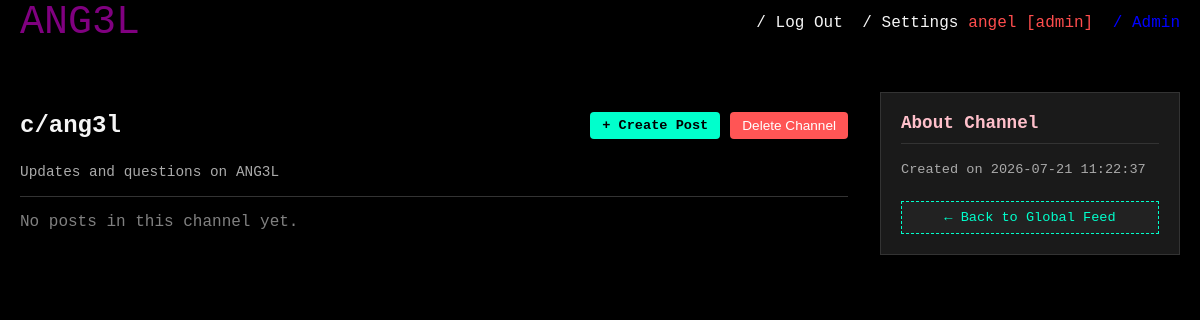
Screenshot of /c/ang3l (signed in) with the database file from the repository.
### tables this page shows
CREATE TABLE subchannels (
    id INTEGER PRIMARY KEY AUTOINCREMENT,
    name TEXT UNIQUE NOT NULL,
    description TEXT,
    created_by INTEGER,
    created_at DATETIME DEFAULT CURRENT_TIMESTAMP,
    FOREIGN KEY (created_by) REFERENCES users(id) ON DELETE SET NULL
);

### public/channel.php (the view, shortened to what this page needs)
<?php
require_once __DIR__ . '/../db.php';
$name = $_GET['name'] ?? '';
$stmt_chan = $db->prepare("SELECT * FROM subchannels WHERE name = ?");
$stmt_chan->execute([$name]);
$channel = $stmt_chan->fetch(PDO::FETCH_ASSOC);
$current_logged_in_user = $_SESSION['user_id'] ?? '';
$current_role = $_SESSION['role'] ?? '';
$stmt_posts = $db->prepare("
    SELECT p.*, u.username, u.role, c.name as channel_name,
    (SELECT vote_type FROM votes WHERE user_id = ? AND post_id = p.id) as user_vote
    FROM posts p
    JOIN users u ON p.user_id = u.id
    JOIN subchannels c ON p.subchannel_id = c.id
    WHERE p.subchannel_id = ?
    ORDER BY p.created_at DESC
");
$stmt_posts->execute([$current_logged_in_user, $channel['id']]);
$posts = $stmt_posts->fetchAll(PDO::FETCH_ASSOC);
?>
<!DOCTYPE html>
<html>
<head>
    <link rel="stylesheet" type="text/css" href="/css/header.css">
    <link rel="stylesheet" type="text/css" href="/css/index.css">
</head>
<body>
    <?php include __DIR__ . '/../includes/header.php'; ?>
    <div class="wrapper">
        <div class="feed-container">
            <div style="display: flex; justify-content: space-between; align-items: center;">
                <h2>c/<?php echo htmlspecialchars($channel['name'], ENT_QUOTES, 'UTF-8'); ?></h2>
                <div style="display: flex; gap: 10px; align-items: center;">
                    <?php if (isset($_SESSION['user_id'])): ?>
                        <a href="/create_post.php?channel=<?php echo urlencode($channel['name']); ?>" style="background: #00ffcc; color: #000; padding: 6px 12px; text-decoration: none; font-size: 0.85rem; border-radius: 4px; font-weight: bold;">+ Create Post</a>
                    <?php endif; ?>
                    <?php if ($current_role === 'admin'): ?>
                        <form action="/delete_channel.php" method="POST" onsubmit="return confirm('Are you sure you want to delete this channel and all its posts?');" style="margin: 0;">
                            <button type="submit" style="background: #ff5555; color: white; border: none; padding: 6px 12px; cursor: pointer; font-size: 0.85rem; border-radius: 4px;">Delete Channel</button>
                        </form>
                    <?php endif; ?>
                </div>
            </div>
            <?php if (!empty($channel['description'])): ?>
                <p style="color: #aaa; margin-top: 5px; font-size: 0.9rem;"><?php echo htmlspecialchars($channel['description'], ENT_QUOTES, 'UTF-8'); ?></p>
            <?php endif; ?>
            <hr style="border: 0; border-top: 1px solid #333; margin: 1rem 0;">
            <?php if (empty($posts)): ?>
                <p style="color: gray;">No posts in this channel yet.</p>
            <?php endif; ?>
        </div>
        <div class="sidebar">
            <h3>About Channel</h3>
            <p style="color: #aaa; font-size: 0.85rem;">Created on <?php echo $channel['created_at'] ?? 'N/A'; ?></p>
            <div style="margin-top: 1.5rem; text-align: center;">
                <a href="/index.php" style="display: block; background: #222; color: #00ffcc; border: 1px dashed #00ffcc; padding: 8px; text-decoration: none; font-size: 0.85rem;">← Back to Global Feed</a>
            </div>
        </div>
    </div>
</body>
</html>

### public/css/header.css (style rules this page uses)
body { background-color: rgb(0, 0, 0); margin: 0; }
a { color: whitesmoke; text-decoration: none; }

### public/css/index.css (style rules this page uses)
body { background: #000000; color: whitesmoke; font-family: "JetBrainsMono NF", monospace; margin: 0; padding-top: 60px; }
.wrapper { width: 100%; max-width: none; margin: 0; padding: 2rem 20px; display: grid; grid-template-columns: 1fr 300px; gap: 2rem; align-items: start; box-sizing: border-box; }
.feed-container { background: transparent; width: 100%; min-width: 0; margin: 0; padding: 0; }
.sidebar { background: #1a1a1a; border: 1px solid #333; padding: 20px; position: sticky; top: 80px; }
.sidebar h3 { margin-top: 0; color: pink; font-size: 1.1rem; border-bottom: 1px solid #333; padding-bottom: 10px; }

### rows the page displays
subchannels: name "ang3l", description "Updates and questions on ANG3L", created_at "2026-07-21 11:22:37"

### other values shown
$_SESSION['username'] . $role_suffix "angel [admin]"
